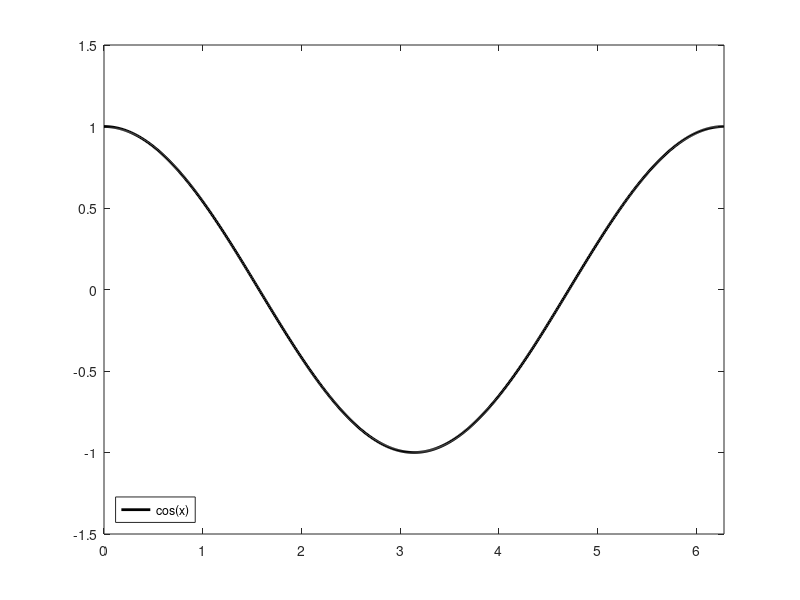

Write MATLAB code to recreate this figure.
%% Example Problem 1
%plots the graph of cos(x) on the interval [0, 2*pi]

%creates a vector xx for plotting
xx = 0:0.01:2*pi;

%creates a function that can be evaluated at specific x values
f = @(x) cos(x);

%plots the graph of f(x) with a solid blue curve
plot(xx, f(xx), 'k','LineWidth', 2) 
%sets axis limits
axis([0, 2*pi, -1.5, 1.5])
legend({'cos(x)'}, 'location', 'SouthWest')

%% Example Problem 2
%chooses two random integers from [-10, 10] and checks the sign of the product

a = randi([-10 10]);
b = randi([-10 10]);

fprintf('a = %d, b = %d, a*b = %d\n', a, b, a*b)

if a*b == 0
    fprintf('The product of a and b is zero\n')
elseif a*b <0
    fprintf('The product of a and b is negative\n')
else
    fprintf('The product of a and b is positive\n')
end

%some formats for fprintf: 
%  %d - whole number, 
%  %m.nf - floating-point number with m digits before decimal, n after, 
%  \n - carriage return

